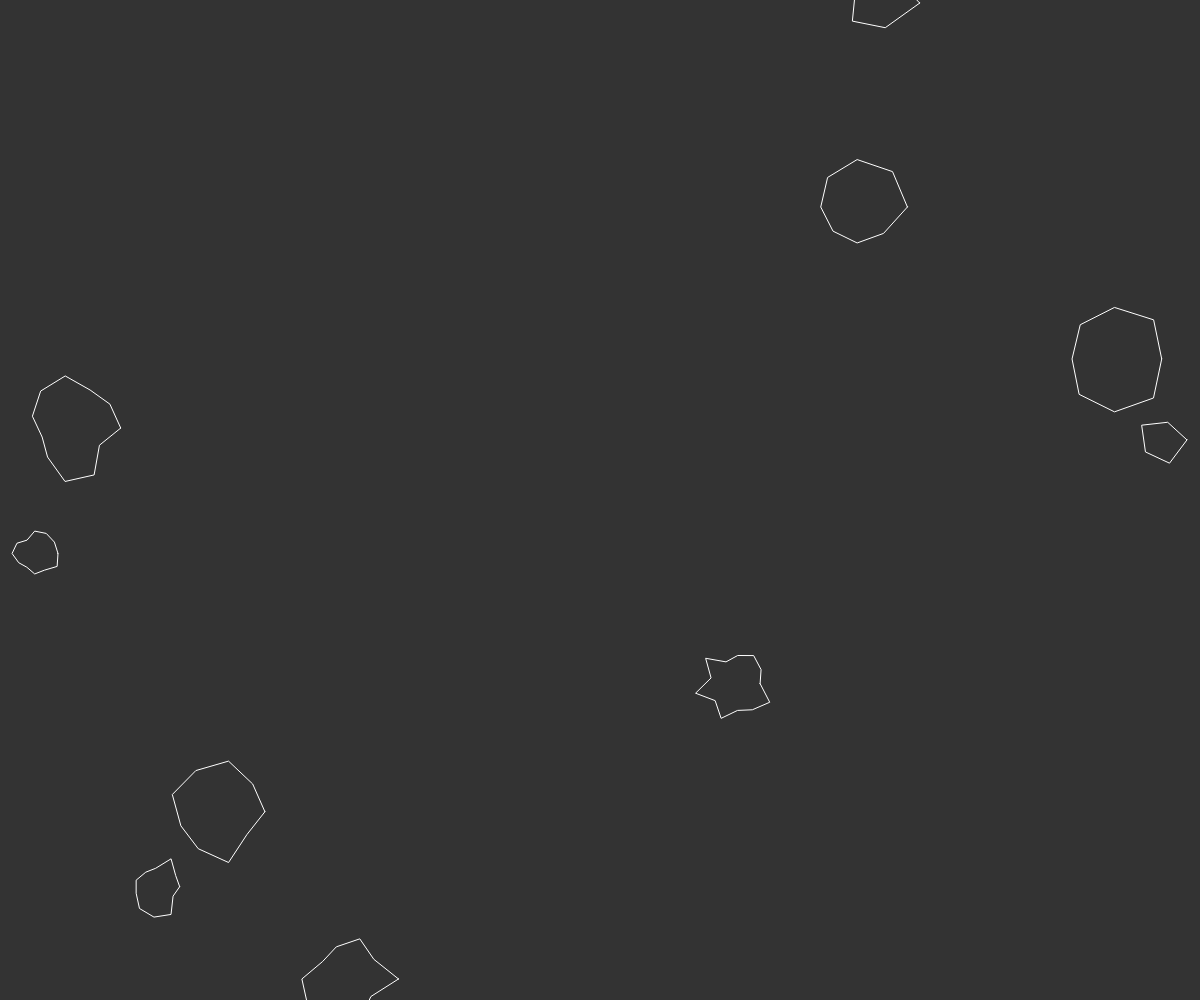
Frame 1 (no input)
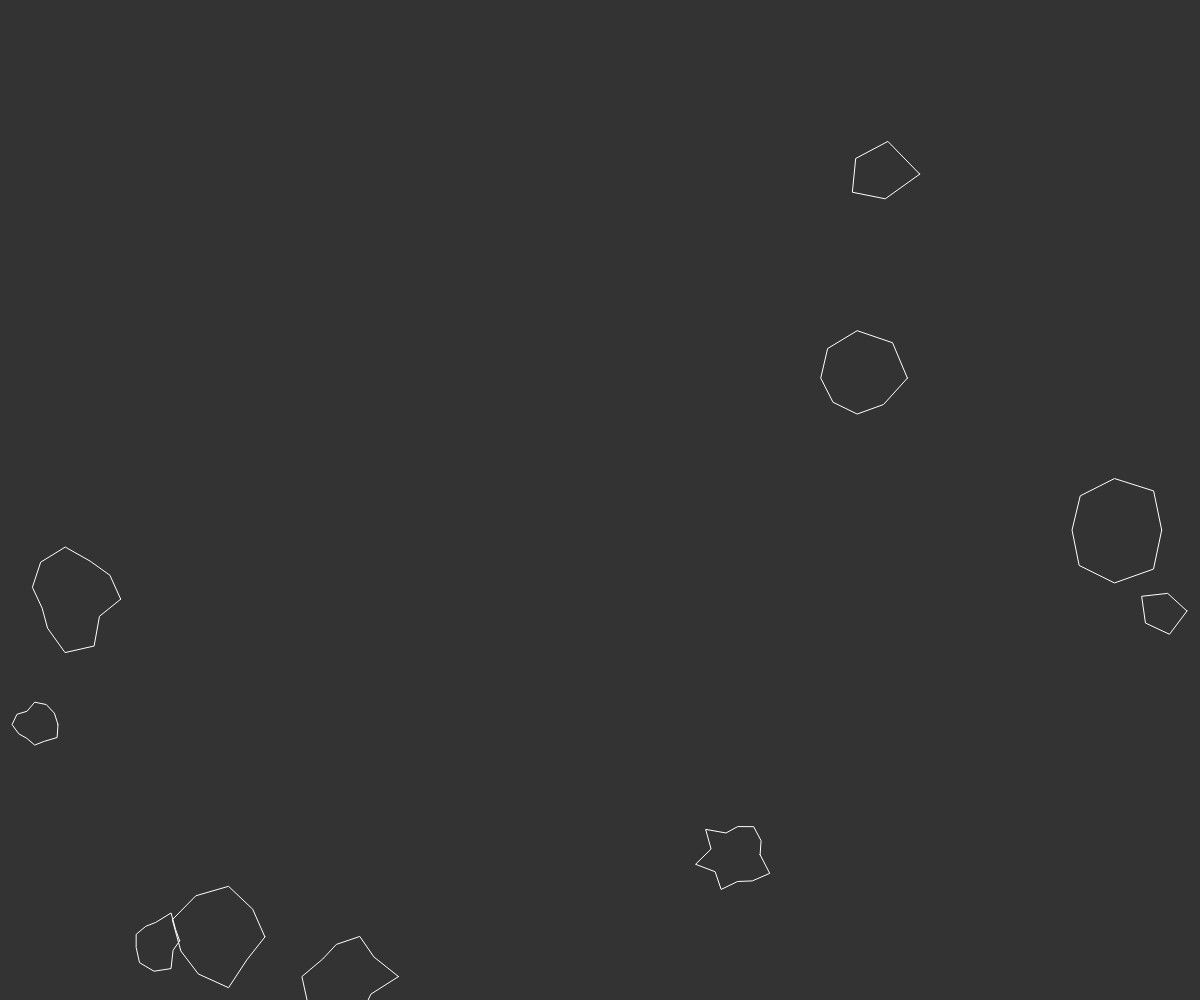
Frame 60 (no input)
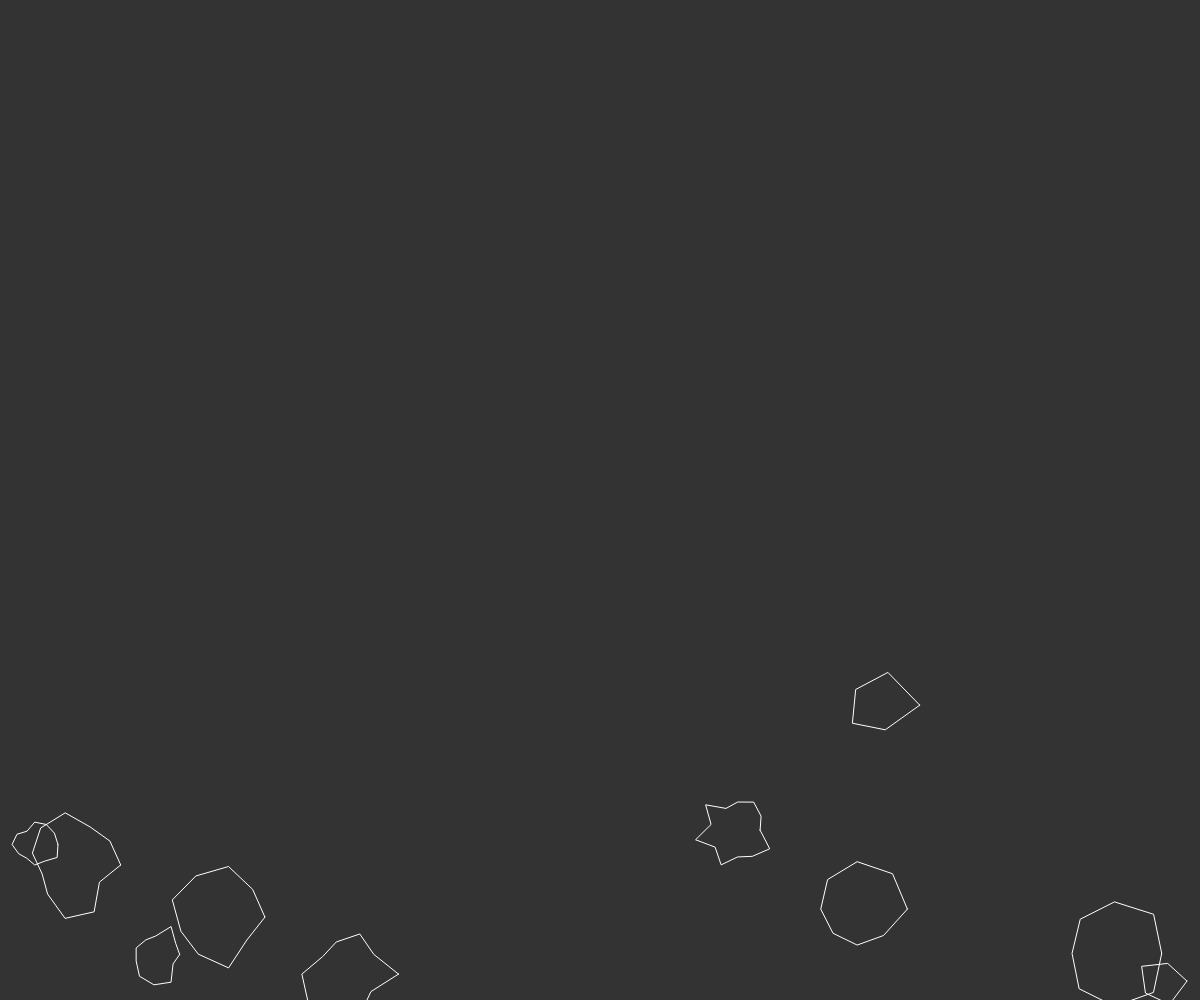
Frame 120 (the mouse pressed at the canvas centre since frame 60)

The p5.js sketch that drew these frames (run headless with seeded random() and noise() and a simulated clock; from frame 60 on, the mouse is pressed at the canvas centre):

// p5.js sketch
// ── sketch.js
var items = [];

function setup() {
    createCanvas(window.innerWidth,window.innerHeight);
    for (var i=0;i<10;i++){
        items.push(new item());
   }
}

function draw() {
    
    background(51);
    for (var i=0;i<items.length;i++) {
        
        items[i].render();
        items[i].fall();
    }
}


// ── items.js
function item(){
    this.pos=createVector(random(width), random(height));
    this.r=random(20,50);
    this.sides=floor(random(5,15));
    this.noise=[];
    for (var i=0;i<this.sides;i++){
        this.noise[i] = random(0.7,1.3);
    }
    
    this.gravity = 0.1;
    this.velocity = 0;
    
    
    this.render=function(){
        push();
        stroke(255);
        noFill();
        translate(this.pos.x,this.pos.y);
        //ellipse(0,0,this.r*2);
        beginShape();
        for (var i=0; i<this.sides;i++) {
            var angle= map(i,0,this.sides,0,TWO_PI)
            var r = this.r * this.noise[i];
            var x = r * cos(angle);
            var y = r * sin(angle);
            vertex(x,y);
            }
        endShape(CLOSE);
        pop();
    }
    
    this.fall = function(){
        this.pos.y =this.pos.y + this.velocity;
        this.velocity = this.velocity + this.gravity;
        
        if (this.pos.y>height-this.r) {
            //this.pos.y=height;
            this.velocity=-this.velocity*0.7;
        }
    }
    
    
}
    
// ── style.css
canvas{
    border: 5px solid grey;
}
